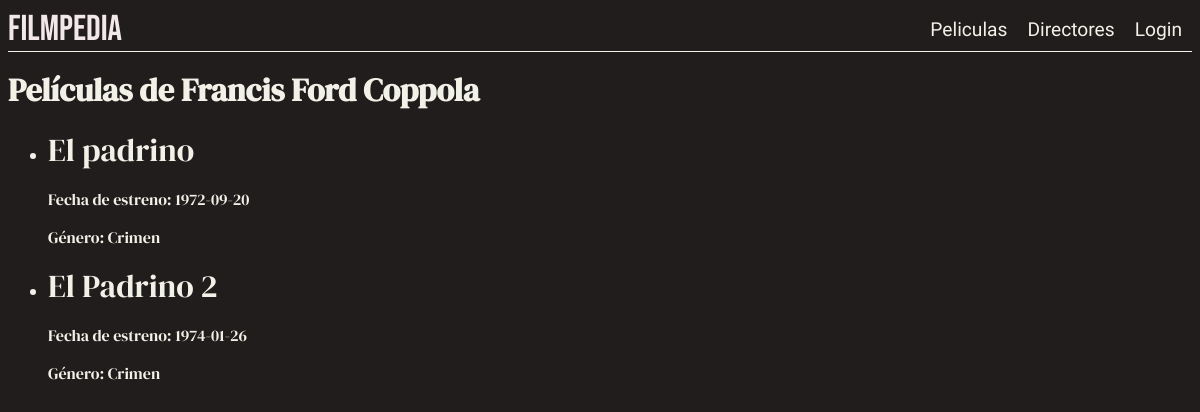
The app's page /verPeliculasDirector/24 with its own data.
### tables this page shows
CREATE TABLE `directores` (
  `id` int(11) NOT NULL,
  `nombre` varchar(255) NOT NULL,
  `imagen` varchar(50) NOT NULL
);

CREATE TABLE `peliculas` (
  `id` int(11) NOT NULL,
  `nombre` varchar(255) NOT NULL,
  `fecha_estreno` date DEFAULT NULL,
  `genero` varchar(255) DEFAULT NULL,
  `descripcion` text NOT NULL,
  `imagen` varchar(50) NOT NULL,
  `id_director` int(11) DEFAULT NULL,
  `id_categoria` int(11) DEFAULT NULL
);

### app/views/film.view.php (called while the page is built, shortened)
<?php
class FilmView
{
    public function showFilmsByDirector($peliculas, $director) {
        include_once 'templates/films.by.director.phtml';
    }
}

### app/controllers/film.controller.php (called while the page is built, shortened)
<?php
require_once 'app/models/film.model.php';
require_once 'app/views/film.view.php';
class FilmController
{
    private $model;
    private $view;
    public function __construct()
    {
        $this->model = new FilmModel();
        $this->view = new FilmView();
    }
    public function showFilmsByDirector($directorID) {
        $director = $this->model->getDirectorById($directorID);
        $peliculas = $this->model->getFilmsByDirector($directorID);
        $this->view->showFilmsByDirector($peliculas, $director);
    }
}

### app/models/config.db.php (called while the page is built, shortened)
<?php
class ConfigModel {
    protected $db;
    public function __construct() {
        $this->db = new PDO(
            "mysql:host=".MYSQL_HOST.";dbname=".MYSQL_DB.";charset=utf8",
            MYSQL_USER,
            MYSQL_PASS
        );
        $this->deploy();
    }
    private function deploy() {
        $query = $this->db->query('SHOW TABLES');
        $tables = $query->fetchAll();
    }
}
?>

### app/models/film.model.php (called while the page is built, shortened)
<?php
require_once 'config.db.php';
class FilmModel extends ConfigModel
{
    public function getFilmsByDirector($directorID) {
        $query = $this->db->prepare('SELECT * FROM peliculas WHERE id_director = ?');
        $query->execute([$directorID]);
        return $query->fetchAll(PDO::FETCH_OBJ);
    }
    public function getDirectorById($directorID) {
        $query = $this->db->prepare('SELECT * FROM directores WHERE id = ?');
        $query->execute([$directorID]);
        return $query->fetch(PDO::FETCH_OBJ);
    }
}

### templates/films.by.director.phtml (the view, shortened to what this page needs)
<?php
require_once 'templates/layout/header.phtml'
?>
<!DOCTYPE html>
<html lang="es">
<head>
</head>
<body>
    <h1>Películas de <?php echo htmlspecialchars($director->nombre); ?></h1>
    <ul>
        <?php foreach ($peliculas as $pelicula): ?>
            <li>
                <h2><?php echo htmlspecialchars($pelicula->nombre); ?></h2>
                <p>Fecha de estreno: <?php echo htmlspecialchars($pelicula->fecha_estreno); ?></p>
                <p>Género: <?php echo htmlspecialchars($pelicula->genero); ?></p>
            </li>
        <?php endforeach; ?>
    </ul>
</body>
</html>

### css/style.css (style rules this page uses)
body { color: #F2F1E8; font-family: "DM Serif Display", sans-serif; background-color: #201d1c; }
h1 { margin: 0; }
h2 { font-size: 2em; font-weight: 400; font-family: "DM Serif Display", sans-serif; color: #F2F1E8; margin: 0; padding: 0; }

### records on screen
directores: nombre "Francis Ford Coppola"
peliculas: nombre "El padrino", fecha_estreno "1972-09-20", genero "Crimen"
peliculas: nombre "El Padrino 2", fecha_estreno "1974-01-26", genero "Crimen"
